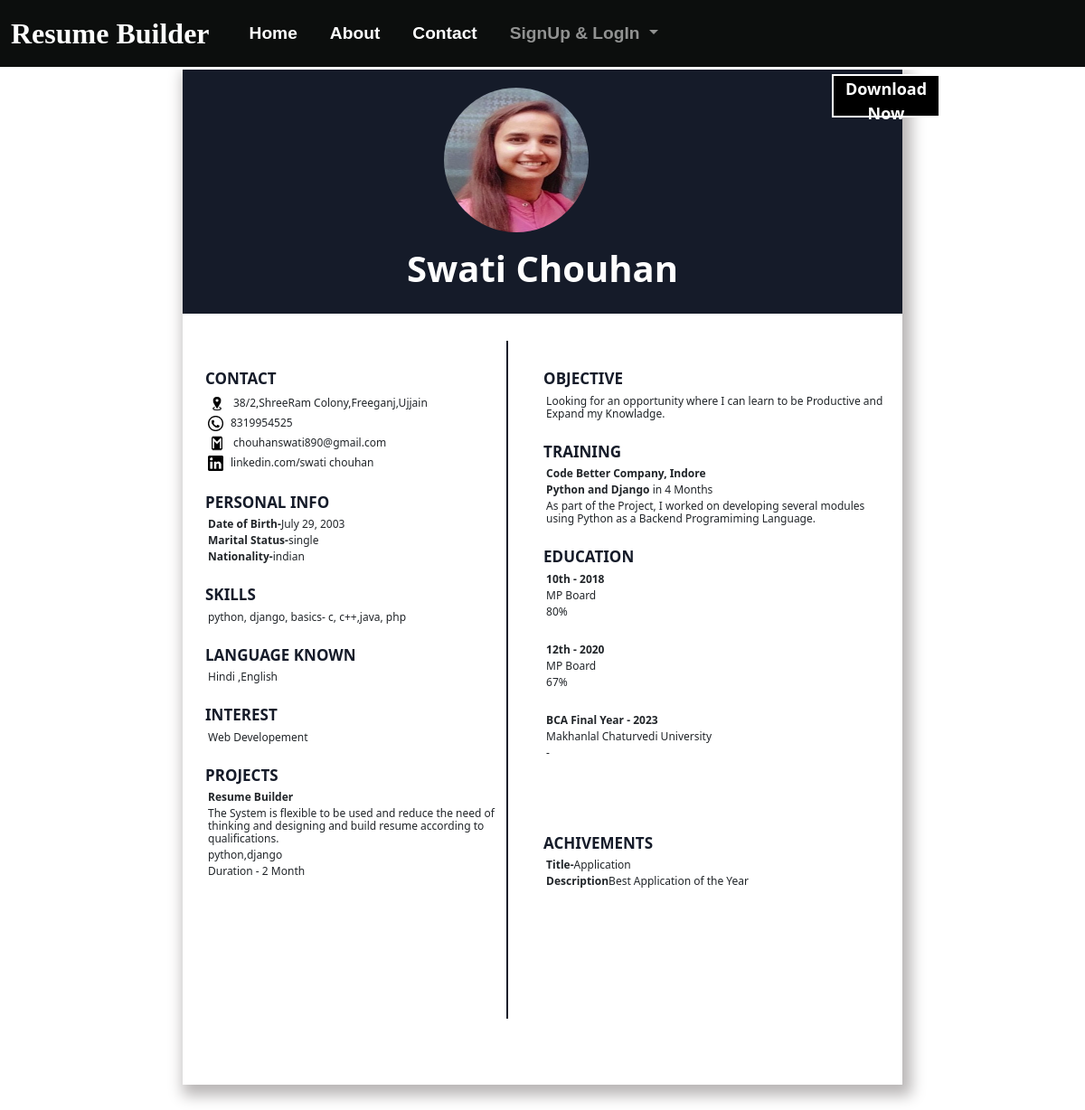
The page /temp4/37 on the database its author committed.
### myapp/models.py (models this page shows, shortened)
class CandidateInfo(models.Model):
    candidate_name=models.CharField(max_length=50,validators=[RegexValidator("[a-zA-Z][a-zA-Z]+[a-zA-Z]$",message="Enter only Alphabets")])
    candidate_email=models.EmailField(max_length=50,validators=[RegexValidator("^[a-zA-Z0-9-_]+@[a-zA-Z0-9]+\.[a-z]{1,3}$",message="Enter Valid E-mail")])
    date_of_birth=models.DateField()
    mobile=models.CharField(max_length=10, validators=[RegexValidator("^[0-9]*$",message="Enter only Numbers")])
    address=models.CharField(max_length=255)
    my_website=models.CharField(max_length=255,null='True',blank='True')
    linkedin_profile=models.CharField(max_length=50,null='True',blank='True')
    facebook_profile=models.CharField(max_length=50,null='True',blank='True')
    github_profile=models.CharField(max_length=50,null='True',blank='True')
    twitter_profile=models.CharField(max_length=50,null='True',blank='True')
    objective=models.CharField( max_length=255,null='True',blank='True')
    language_known=models.CharField(max_length=50,null='True', blank='True')
    skills=models.CharField(max_length=255,null='True', blank='True')
    interest=models.CharField(max_length=255,null='True' ,blank='True')
    marital_status=models.CharField(max_length=255,null='True',blank='True')
    nationality=models.CharField(max_length=255,null='True',blank='True')
    image=models.ImageField(upload_to='img',null='True' ,blank='True')
    created_by= models.ForeignKey(User, on_delete=models.CASCADE,default=User)

class Project(models.Model):
    person=models.ForeignKey(CandidateInfo,on_delete=models.CASCADE)
    project_title=models.CharField(max_length=50)
    description=models.CharField(max_length=255)
    skills_apply=models.CharField(max_length=50)
    duration_in_months=models.IntegerField()

class Training(models.Model):
    person=models.ForeignKey(CandidateInfo,on_delete=models.CASCADE)
    company_or_institute_name=models.CharField(max_length=50)
    learn_skills=models.CharField(max_length=50)
    duration_in_month=models.IntegerField()
    description=models.CharField(max_length=255)

class Education(models.Model):
    person=models.ForeignKey(CandidateInfo,on_delete=models.CASCADE)
    education_name=models.CharField(max_length=50)
    passing_year=models.IntegerField(choices=year_choice)
    board_or_university=models.CharField(max_length=200)
    percentage_or_grade=models.CharField(max_length=50)

class Achivements(models.Model):
    person=models.ForeignKey(CandidateInfo,on_delete=models.CASCADE)
    title=models.CharField(max_length=50)
    description=models.CharField(max_length=255)

### myapp/views.py (the view)
# urls.py: path('temp4/<id>',views.temp4,name='temp4'),
def temp4(request,id):
    pdata = CandidateInfo.objects.get(id=id)
    edata = Education.objects.filter(person=pdata)
    exdata = Experience.objects.filter(person=pdata)
    prdata = Project.objects.filter(person=pdata)
    adata = Achivements.objects.filter(person=pdata)
    tdata=Training.objects.filter(person=pdata)
    context={'pdata':pdata,'edata':edata,'exdata':exdata,'prdata':prdata,'adata':adata,'tdata':tdata}
    return render(request,'temp4.html',context)

### myapp/templates/temp4.html (shortened to what this page needs)
{% extends 'base.html' %}
{% load static %}
{% block body %}
<body>
    <button onclick="myfun('pt')" class="db">Download Now</button>
    <div id="pt">
        <div class="main">
            <div class="top-section">
                {% if pdata.image %}
                <img src="{{pdata.image.url}}" class="profile" >
                {% else %}
                <img src="" class="profile">
                 {% endif %}
                <p class="n1">{{pdata.candidate_name}}</p>
            </div>
            <div class="sleft">
                <div class="contact">
                    <p class="heading">Contact</p>
                    <div class="pp">
                        <p class="p1"><img src="{% static 'img/location.png' %}" alt="" class="gml"><span
                                class="span1">{{pdata.address}}</span></p>
                        <p class="p1"><img src="{% static 'img/call.png' %}" alt="" class="img"><span
                                class="span1">{{pdata.mobile}}</span></p>
                        <p class="p1"><img src="{% static 'img/mail.png' %}" alt="" class="gml"><span
                                class="span1">{{pdata.candidate_email}}</span></p>
                        {% if pdata.linkedin_profile %}
                        <p class="p1"><img src="{% static 'img/linked in.png' %}" alt="" class="img"><span
                                class="span1">{{pdata.linkedin_profile|default:""}}</span></p>
                        {% endif %}
                    </div>
                </div>
                <div class="pi">
                    <p class="heading">Personal Info</p>
                    <div class="pp">
                        <p class="p1">Date of Birth-<span class="span1">{{pdata.date_of_birth}}</span></p>
                        <p class="p1">Marital Status-<span class="span1">{{pdata.marital_status}}</span></p>
                        <p class="p1">Nationality-<span class="span1">{{pdata.nationality}}</span></p>
                    </div>
                </div>
                <div class="skills">
                    <p class="heading">Skills</p>
                    <div class="pp">
                        <p class="p1"><span class="span1">{{ pdata.skills}}</span></p>
                    </div>
                </div>
                {% if pdata %}
                <div class="language">
                    <p class="heading">Language known</p>
                    <div class="pp">
                        <p class="p1"><span class="span1">{{pdata.language_known}}</span></p>
                    </div>
                </div>
                {% endif %}
                {% if pdata %}
                <div class="interest">
                    <p class="heading">Interest</p>
                    <div class="pp">
                        <p class="p1"><span class="span1">{{pdata.interest}}</span></p>
                    </div>
                </div>
                {% endif %}
                {% if prdata %}
                <div class="projects">
                    <p class="heading">Projects</p>
                    <div class="pp">
                        {% for i in prdata %}
                        <p class="p1"><span class="span1"><b>{{i.project_title}}</b></span></p>
                        <p class="p1"><span class="span1">{{i.description}}</span>
                        </p>
                        <p class="p1"><span class="span1">{{i.skills_apply}}</span></p>
                        <p class="p1"><span class="span1">Duration - {{i.duration_in_months}} Month</span></p>
                        {% endfor %}
                    </div>
                </div>
                {% endif %}
            </div>
            <div class="line"></div>
            <div class="sright">
                <div class="objective">
                    <p class="heading">Objective</p>
                    <div class="pp">
                        <p class="p1"><span class="span1">{{pdata.objective}}</span></p>
                    </div>
                </div>
                {% if tdata %}
                <div class="Training">
                    <p class="heading">Training</p>
                    <div class="pp">
                        {% for i in tdata %}
                        <p class="p1"><span class="span1"><b>{{i.company_or_institute_name}}</b></span>
                        </p>
                        <p class="p1"><span class="span1"><b>{{i.learn_skills}}</b> in  {{i.duration_in_month}} Months</span>
                        </p>
                        <p class="p1"><span class="span1">{{i.description}}</span></p>
                        {% endfor %}
                    </div>
                </div>
                {% endif %}
                {% if edata %}
                <div class="Education">
                    <p class="heading">Education</p>
                    <div class="pp">
                        {% for i in edata %}
                        <p class="p1"><span class="span1"><b>{{i.education_name}} - {{i.passing_year}}  </b></span></p>
                        <p class="p1"><span class="span1">{{i.board_or_university}}</span></p>
                        <p class="p1"><span class="span1">{{i.percentage_or_grade}}</span></p>
                        <br>
                        {% endfor %}
                    </div><br>
                </div>
                {% endif %}
                {% if adata %}
                <div class="achiv">
                    <p class="heading">Achivements</p>
                    <div class="pp">
                        {% for i in adata %}
                        <p class="p1">Title-<span class="span1">{{i.title }}</span></p>
                        <p class="p1">Description<span class="span1">{{i.description}}</span></p>
                        {% endfor %}
                    </div>
                </div>
                {% endif %}
            </div>
        </div>
    </div>
    {% endblock body %}

### myapp/templates/temp4.html (style rules this page uses)
* { box-sizing: border-box; }
.main { width: 796px; height: 1123px; background-color: white; box-shadow: 5px 7px 15px 5px #b9b6b6; margin: auto; }
.top-section { background-color: #151b29; text-align: center; padding: 20px; }
.profile { width: 160px; height: 160px; border-radius: 50%; overflow: hidden; position: relative; }
.n1 { color: white; font-size: 40px; font-weight: bold; margin: 0px; margin-top: 10px; }
.sleft { width: 45%; height: 851px; float: left; padding: 40px 10px; }
.heading { width: 180px; color: #151b29; margin-top: 19px; text-transform: uppercase; font-size: 17px; margin-left: 15px; font-family: 'Segoe UI', Tahoma, Geneva, Verdana, sans-serif; font-weight: bold; }
.p1 { color: var(--gray); margin: 0 auto; margin-top: 4px; font-size: 12px; line-height: 14px; margin-left: 15px; font-weight: bold; font-family: 'Segoe UI', Tahoma, Geneva, Verdana, sans-serif; }
.span1 { font-size: 12px; font-weight: normal; }
.pp { padding: 3px; margin-top: -18px; margin-bottom: 10px; }
.sright { padding: 40px 10px; width: 53%; float: left; height: 1000px; }
.line { border-left: 2px solid #151b29; height: 750px; width: 2%; margin-top: 30px; float: left; }
.img { height: 17px; width: 17px; margin-right: 8px; }
.gml { height: 19px; width: 20px; margin-right: 8px; }
.db { float: right; margin-top: 5px; margin-right: 160px; width: 10vw; height: 6vh; background-color: black; color: #fff; border: 2px solid white; font-family: 'Segoe UI', Tahoma, Geneva, Verdana, sans-serif; font-weight: bold; font-size: large; }

### rows shown on the page
CandidateInfo: image (picture), candidate_name "Swati Chouhan", address "38/2,ShreeRam Colony,Freeganj,Ujjain", mobile "8319954525", candidate_email "chouhanswati890@gmail.com", linkedin_profile "linkedin.com/swati chouhan", date_of_birth "July 29, 2003", marital_status "single", nationality "indian", skills "python, django, basics- c, c++,java, php", language_known "Hindi ,English", interest "Web Developement", objective "Looking for an opportunity where I can learn to be Productive and Expand my Knowladge."
Project: project_title "Resume Builder", description "The System is flexible to be used and reduce the need of thinking and designing and build resume according to qualifications.", skills_apply "python,django", duration_in_months "2"
Training: company_or_institute_name "Code Better Company, Indore", learn_skills "Python and Django", duration_in_month "4", description "As part of the Project, I worked on developing several modules using Python as a Backend Programiming Language."
Education: education_name "10th", passing_year "2018", board_or_university "MP Board", percentage_or_grade "80%"
Education: education_name "12th", passing_year "2020", board_or_university "MP Board", percentage_or_grade "67%"
Education: education_name "BCA Final Year", passing_year "2023", board_or_university "Makhanlal Chaturvedi University", percentage_or_grade "-"
Achivements: title "Application", description "Best Application of the Year"
